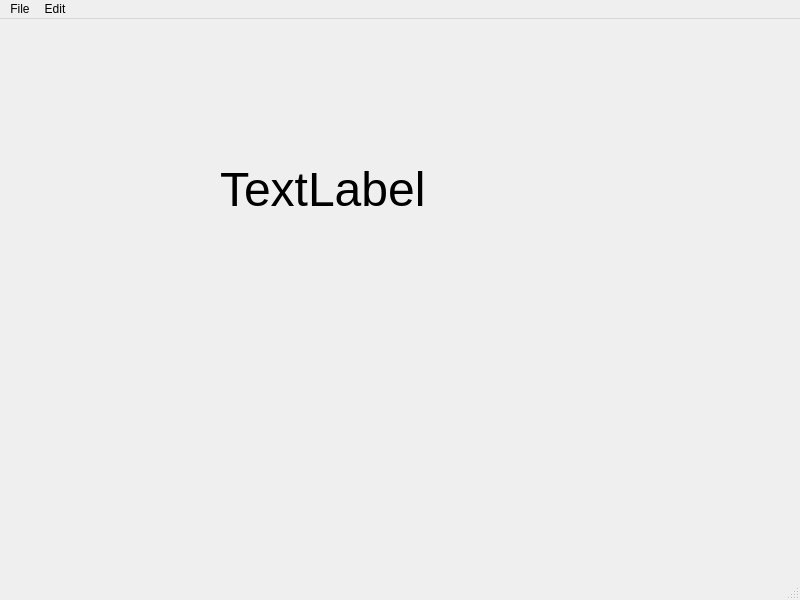
<?xml version="1.0" encoding="UTF-8"?>
<ui version="4.0">
 <class>MainWindow</class>
 <widget class="QMainWindow" name="MainWindow">
  <property name="geometry">
   <rect>
    <x>0</x>
    <y>0</y>
    <width>800</width>
    <height>600</height>
   </rect>
  </property>
  <property name="windowTitle">
   <string>MainWindow</string>
  </property>
  <widget class="QWidget" name="centralwidget">
   <widget class="QLabel" name="label">
    <property name="geometry">
     <rect>
      <x>220</x>
      <y>130</y>
      <width>301</width>
      <height>81</height>
     </rect>
    </property>
    <property name="font">
     <font>
      <pointsize>36</pointsize>
     </font>
    </property>
    <property name="text">
     <string>TextLabel</string>
    </property>
   </widget>
  </widget>
  <widget class="QMenuBar" name="menubar">
   <property name="geometry">
    <rect>
     <x>0</x>
     <y>0</y>
     <width>800</width>
     <height>22</height>
    </rect>
   </property>
   <widget class="QMenu" name="menuFIle">
    <property name="title">
     <string>File</string>
    </property>
    <addaction name="actionNew"/>
    <addaction name="actionSave"/>
   </widget>
   <widget class="QMenu" name="menuEdit">
    <property name="title">
     <string>Edit</string>
    </property>
    <addaction name="actionCopy"/>
    <addaction name="actionPaste"/>
   </widget>
   <addaction name="menuFIle"/>
   <addaction name="menuEdit"/>
  </widget>
  <widget class="QStatusBar" name="statusbar"/>
  <action name="actionNew">
   <property name="text">
    <string>New</string>
   </property>
   <property name="statusTip">
    <string>Create a new file</string>
   </property>
   <property name="shortcut">
    <string>Ctrl+N</string>
   </property>
  </action>
  <action name="actionSave">
   <property name="text">
    <string>Save</string>
   </property>
   <property name="statusTip">
    <string>Save a file</string>
   </property>
   <property name="shortcut">
    <string/>
   </property>
  </action>
  <action name="actionCopy">
   <property name="text">
    <string>Copy</string>
   </property>
   <property name="statusTip">
    <string>Copy a file</string>
   </property>
   <property name="shortcut">
    <string>Ctrl+C</string>
   </property>
  </action>
  <action name="actionPaste">
   <property name="text">
    <string>Paste</string>
   </property>
   <property name="statusTip">
    <string>Paste a file</string>
   </property>
   <property name="shortcut">
    <string>Ctrl+V</string>
   </property>
  </action>
 </widget>
 <resources/>
 <connections/>
</ui>
